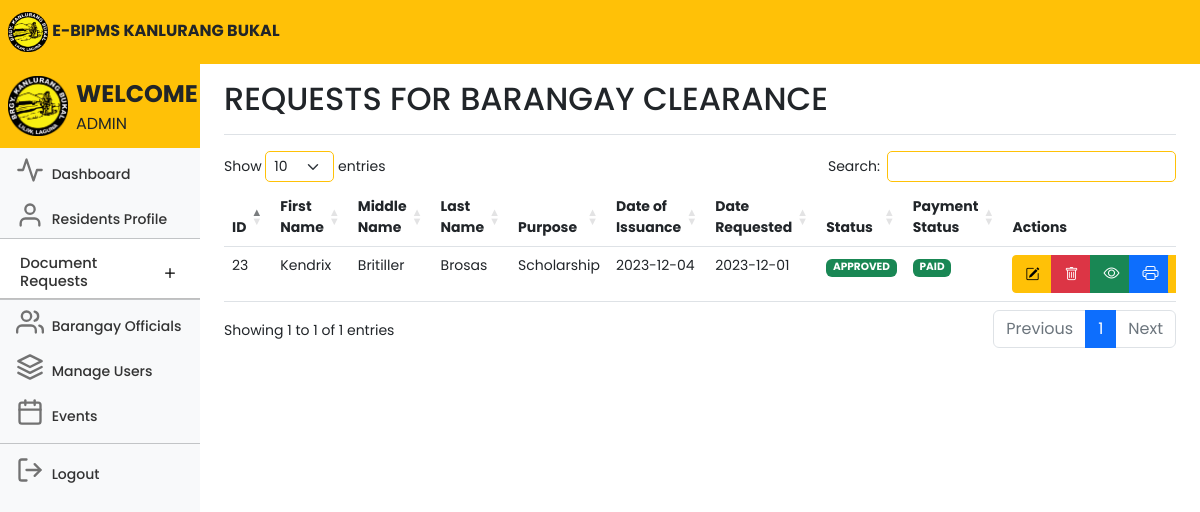
The page /admindocument.php (signed in) on the database as committed earlier.
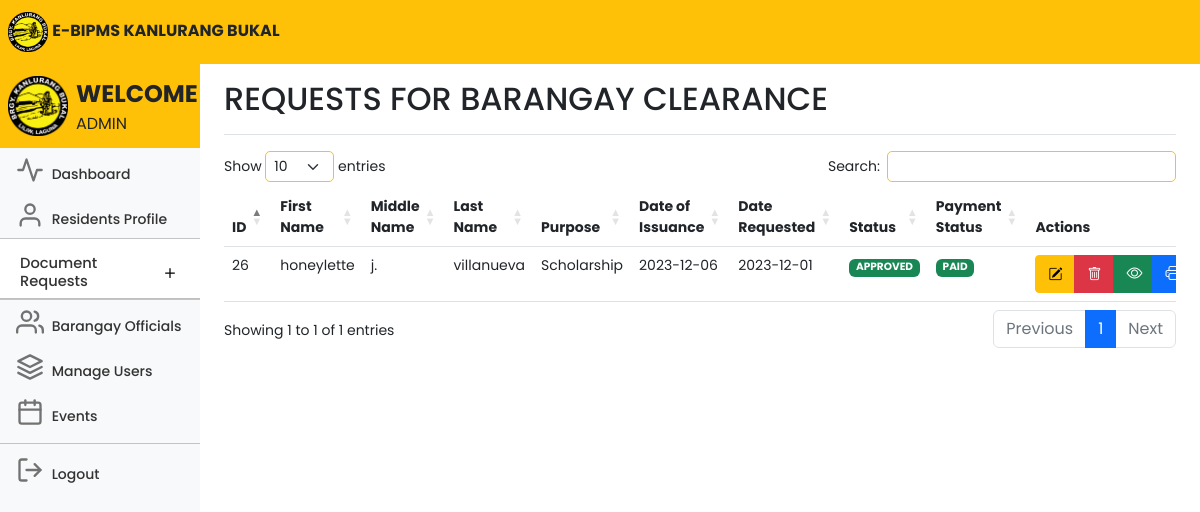
The same page on the database as committed later.
### tables this page shows
CREATE TABLE `documents` (
  `id` int(11) NOT NULL,
  `userID` varchar(100) NOT NULL,
  `firstname` varchar(100) NOT NULL,
  `middlename` varchar(100) NOT NULL,
  `lastname` varchar(100) NOT NULL,
  `email` varchar(100) NOT NULL,
  `purpose` varchar(100) NOT NULL,
  `issue_date` varchar(100) NOT NULL,
  `date_requested` varchar(100) NOT NULL,
  `status` int(11) NOT NULL,
  `isPaid` int(11) NOT NULL,
  `proof` varchar(255) NOT NULL
);

### admindocument.php (the view, shortened to what the changed rows need)
<!DOCTYPE html>
<html lang="en">
<head>
	<link rel="stylesheet" href="https://cdn.jsdelivr.net/npm/bootstrap-icons@1.10.5/font/bootstrap-icons.css">
	<link href="css/bootstrap.min.css" rel="stylesheet">
	<link rel="stylesheet" href="css/style.css">
	<link rel="stylesheet" href="DataTables/datatables.css" />
	<link rel="stylesheet"
		href="https://cdnjs.cloudflare.com/ajax/libs/twitter-bootstrap/5.2.0/css/bootstrap.min.css" />
	<link rel="stylesheet" href="https://cdn.datatables.net/1.13.4/css/dataTables.bootstrap5.min.css" />
	<link href="dashboard.css" rel="stylesheet">
</head>
<body>
	<div class="container-fluid">
		<div class="row">
			<nav id="sidebarMenu" class="col-md-3 col-lg-2 d-md-block bg-body-tertiary sidebar collapse">
				<div class="position-sticky pt-2 mt-2 sidebar-sticky bg-light">
					<ul class="nav flex-column">
						<li class="nav-item fs-7">
							<div class="accordion accordion-flush" id="accordionFlushExample">
								<div class="accordion-item">
									<h2 class="accordion-header fs-7">
										<button class="accordion-button collapsed fs-7 pb-2 nav-link"
											style="font-size:11pt;" type="button" data-bs-toggle="collapse"
											data-bs-target="#flush-collapseOne" aria-expanded="false"
											aria-controls="flush-collapseOne">
											Document Requests
										</button>
									</h2>
								</div>
						</li>
					</ul>
				</div>
			</nav>
			<main class="col-md-9 ms-sm-auto col-lg-10 px-md-4">
				<div
					class="d-flex justify-content-between flex-wrap flex-md-nowrap align-items-center pt-3 pb-2 mb-3 border-bottom">
					<h1 class="h2">REQUESTS FOR BARANGAY CLEARANCE</h1>
				</div>
				<div class="table-responsive">
					<table id="myTable" class="table table-md" style="width:100%">
						<thead>
							<tr>
								<th scope="col">ID</th>
								<th scope="col">First Name</th>
								<th scope="col">Middle Name</th>
								<th scope="col">Last Name</th>
								<th scope="col">Purpose</th>
								<th scope="col">Date of Issuance</th>
								<th scope="col">Date Requested</th>
								<th scope="col">Status</th>
								<th scope="col">Payment Status</th>
								<th scope="col">Actions</th>
							</tr>
						</thead>
						<tbody>
							<?php
							include 'conn.php';
							$query = "SELECT * FROM documents";
							$query_run = mysqli_query($conn, $query);
							if (mysqli_num_rows($query_run) > 0) {
								foreach ($query_run as $items) {
									?>
									<tr>
										<td>
											<?= $items['id']; ?>
										</td>
										<td>
											<?= $items['firstname']; ?>
										</td>
										<td>
											<?= $items['middlename']; ?>
										</td>
										<td>
											<?= $items['lastname']; ?>
										</td>
										<td>
											<?= $items['purpose']; ?>
										</td>
										<td>
											<?= $items['issue_date']; ?>
										</td>
										<td>
											<?= $items['date_requested']; ?>
										</td>
										<td>
											<?php
											if ($items['status'] == 0) {
												?>
												<span class="badge bg-danger">PENDING
												</span>
												<?php
											} else if ($items['status'] == 1) {
												?>
													<span class="badge bg-success">APPROVED
													</span>
												<?php
											}
											?>
										</td>
										<td>
											<?php if ($items['isPaid'] == 0):
												?>
												<span class="badge bg-danger">
													NOT PAID
												</span>
											<?php elseif ($items['isPaid'] == 1): ?>
												<span class="badge bg-success">
													PAID
												</span>
											<?php endif; ?>
										</td>
										<td class="text-right">
											<div class="btn-group me-2">
												<button type="button" class="btn btn-warning btn-sm editbtn"
													style="width: 40px;"><i class="bi bi-pencil-square"></i></button>
												<button type="button" class="btn btn-danger btn-sm deletebtn"
													style="width: 40px;"><i class="bi bi-trash"></i></button>
												<?php if ($items['isPaid'] == 1): ?>
													<?php $imagePath = $items['proof']; ?>
													<a class="btn btn-success viewbtn" data-proof="<?= $imagePath; ?>"
														style="width: 40px;"><i class="bi bi-eye"></i></a>
												<?php endif; ?>
												<?php if ($items['status'] == 1):
													?>
													<a href="generateclearance.php?id=<?php echo $items['id']; ?>" target="_blank"
														class="btn btn-primary" style="width: 40px;">
														<i class="bi bi-printer"></i></a>
												<?php endif; ?>
												<?php if ($items['status'] == 1):
													?>
													<a href="sendemailnotification.php?id=<?php echo $items['id']; ?>"
														class="btn btn-warning" style="width: 40px;">
														<i class="bi bi-bell"></i></a>
												<?php endif; ?>
											</div>
										</td>
									</tr>
									<?php
								}
							}
							?>
						</tbody>
					</table>
				</div>
			</main>
		</div>
	</div>
</body>
</html>

Rows that differ between the two databases and show on the page:
removed documents: id "23", firstname "Kendrix", middlename "Britiller", lastname "Brosas", purpose "Scholarship", issue_date "2023-12-04", date_requested "2023-12-01", status "APPROVED", isPaid "PAID"
added documents: id "26", firstname "honeylette", middlename "j.", lastname "villanueva", purpose "Scholarship", issue_date "2023-12-06", date_requested "2023-12-01", status "APPROVED", isPaid "PAID"
